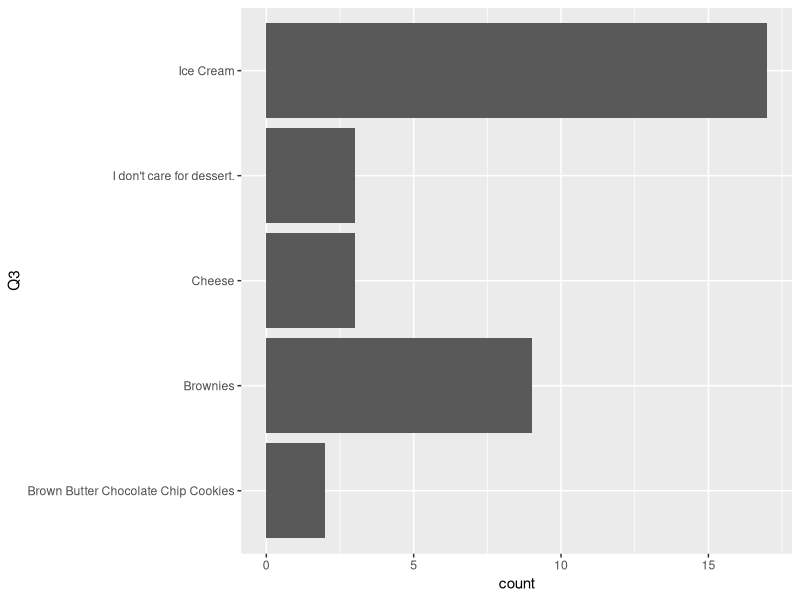
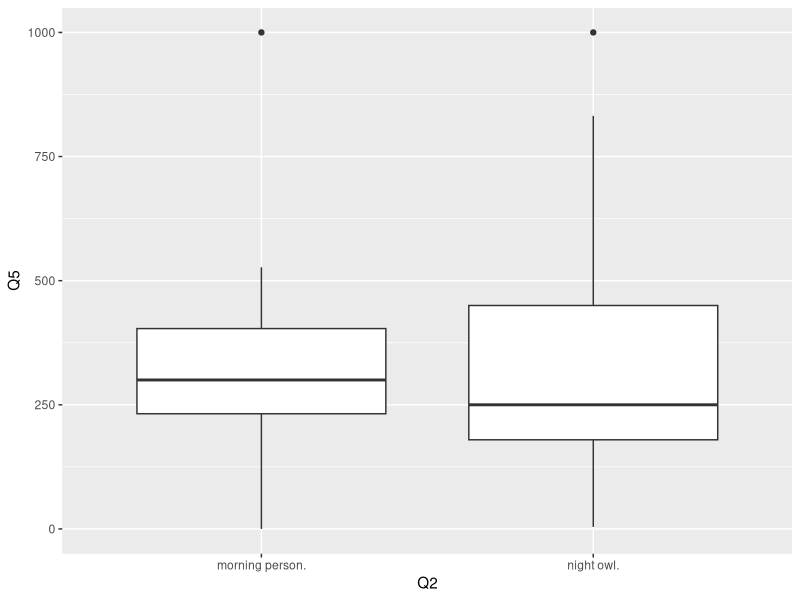
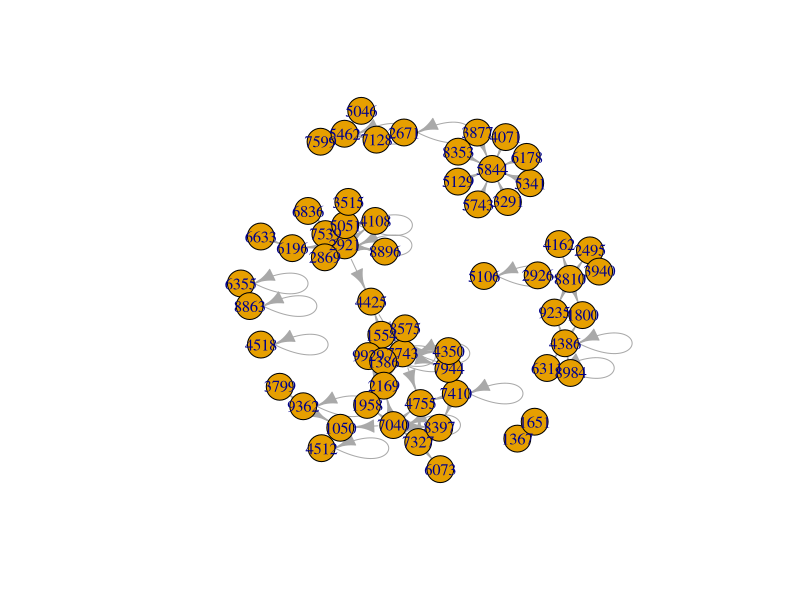
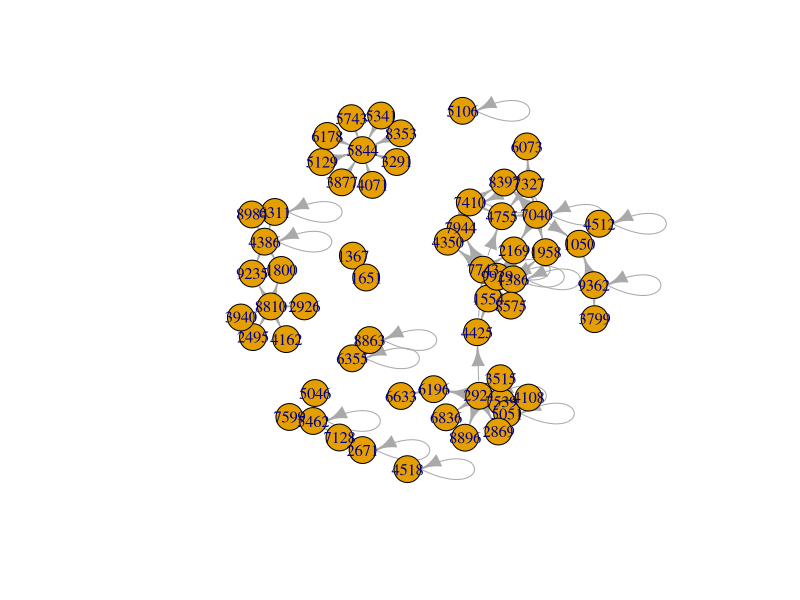
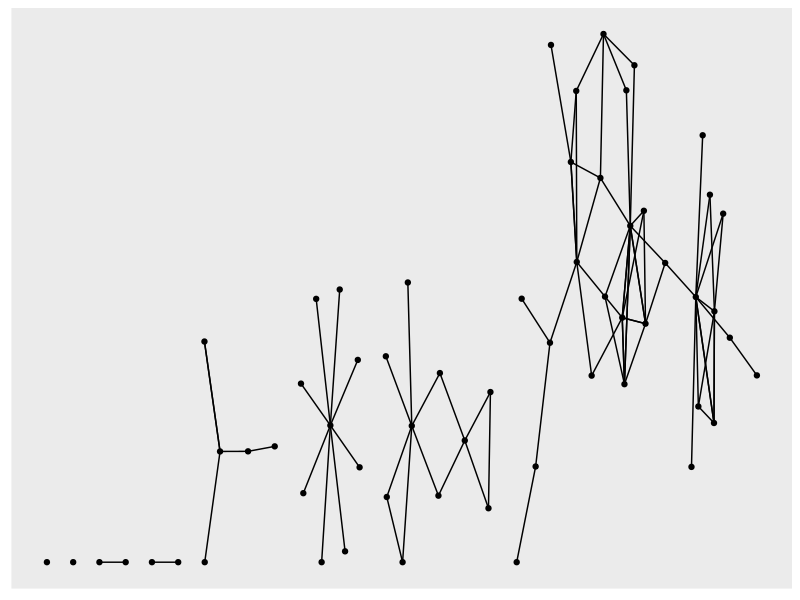
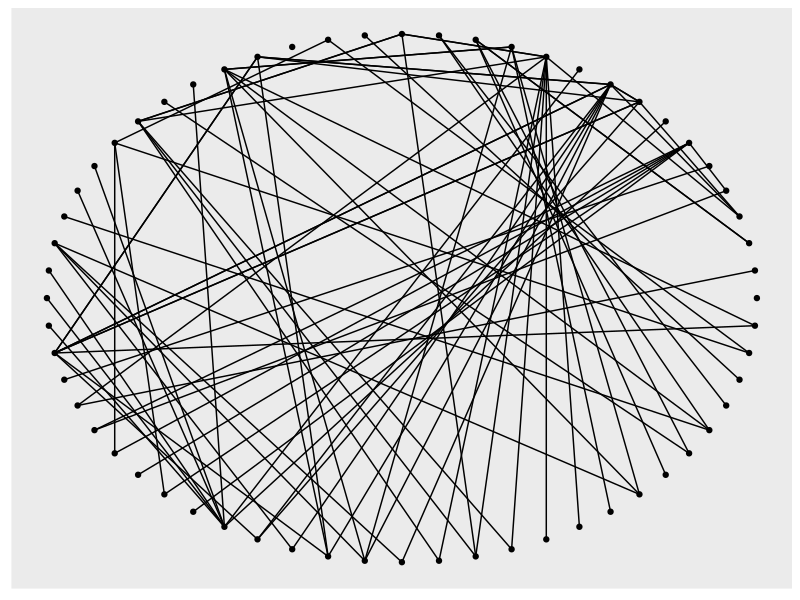
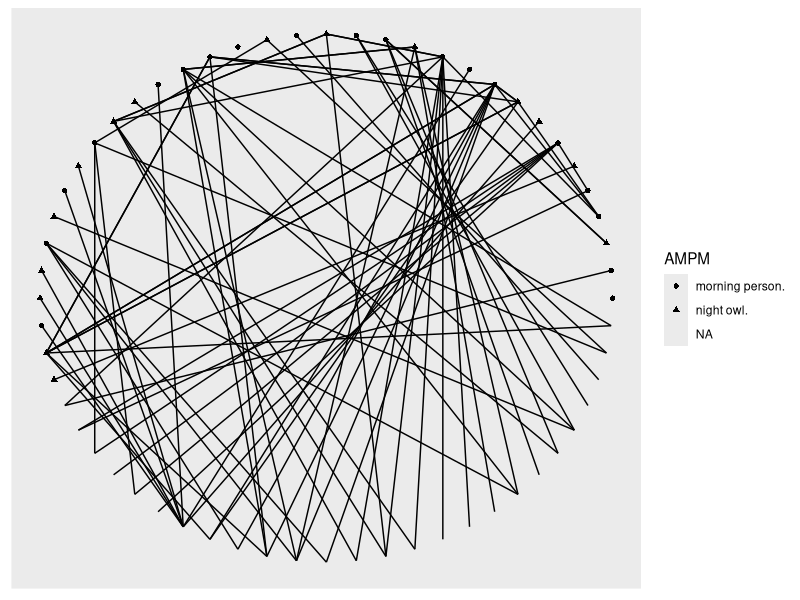
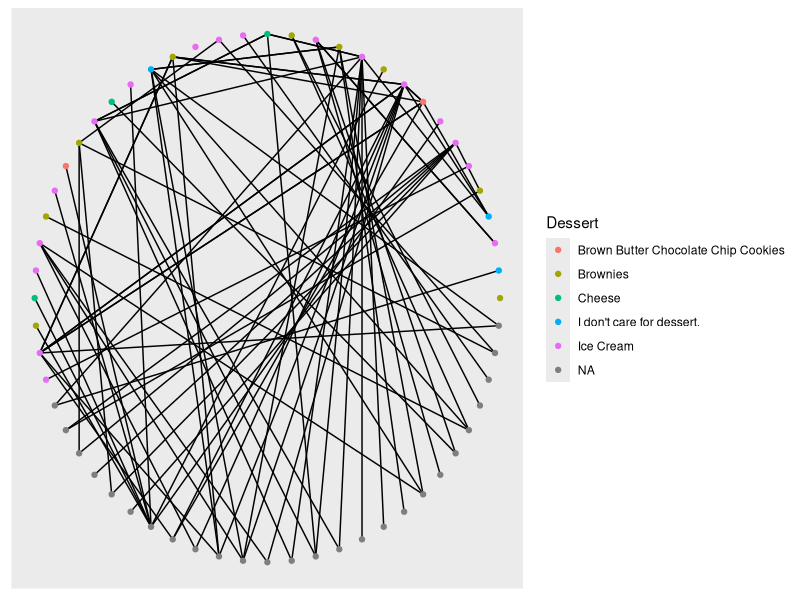

Recreate these plots in R, in order.
## ---- chunk 1
#install.packages(c("tidyverse", "igraph", "tidygraph", "here", "ggraph"))

library(tidyverse)
library(igraph)
library(tidygraph)
library(here)
library(ggraph)
## ---- chunk 2
wsd <- read_csv(here("data", "AnonSurveyData.csv"))
## ---- chunk 3
glimpse(wsd)
## ---- chunk 4
wsd <- wsd %>%
  select(ID, Q2:Q6)
## ---- chunk 5
glimpse(wsd)
## ---- chunk 6
wsd %>%
  select(Q2) %>%
  group_by(Q2) %>%
  tally()
## ---- chunk 7
wsd %>%
  select(Q3) %>%
  group_by(Q3) %>%
  tally()
## ---- chunk 8
wsd %>%
  select(Q3) %>%
  ggplot(aes(y = Q3)) +
  geom_bar()
## ---- chunk 9
wsd %>%
  select(ID, Q4) %>%
  head()
## ---- chunk 10
wsd %>%
  select(ID, Q4) %>%
  separate_rows(Q4, sep = ',') %>%
  head(10)
## ---- chunk 11
wsd %>%
  select(ID, Q4) %>%
  separate_rows(Q4, sep = ',') %>%
  mutate(Checked = 1) %>%
  pivot_wider(names_from = Q4,
              values_from = Checked,
              values_fill = 0)
## ---- chunk 12
wsd %>%
  select(Q2, Q5) %>%
  group_by(Q2) %>%
  summarize(Ave = mean(Q5),
            SD = sd(Q5))
## ---- chunk 13
wsd %>%
  select(Q2, Q5) %>%
  ggplot(aes(x = Q2, y = Q5)) +
  geom_boxplot()
## ---- chunk 14
EL <- read_csv(here('data', 'AnonEL.csv'))
## ---- chunk 15
EL %>%
  arrange(ID) %>%
  head(10)
## ---- chunk 16
attdf <- wsd %>%
  select(ID, Q2, Q3, Q5)
## ---- chunk 17
gr <- graph_from_data_frame(EL, directed = TRUE)

plot(gr)
## ---- chunk 18
gr <- as_tbl_graph(gr)

plot(gr)
## ---- chunk 19
#gr %>%
#  activate(nodes) %>%
#  mutate(AMPM = attdf$Q2)
## ---- chunk 20
grnodes <- gr %>%
  activate(nodes) %>%
  as_tibble() %>%
  transmute(ID = name) %>%
  mutate(ID = as.numeric(ID))
## ---- chunk 21
nodeatts <- left_join(grnodes, attdf, by = 'ID')
## ---- chunk 22
head(nodeatts)
## ---- chunk 23
tail(nodeatts)
## ---- chunk 24
gr <- gr %>%
  as_tbl_graph() %>%
  activate(nodes) %>%
  mutate(AMPM = nodeatts$Q2,
         Dessert = nodeatts$Q3,
         Pages = nodeatts$Q5)

summary(gr)
## ---- chunk 25
gr
## ---- chunk 26
gr %>%
  ggraph() +
  geom_edge_link() +
  geom_node_point()
## ---- chunk 27
gr %>%
  ggraph(layout = 'circle') +
  geom_edge_link() +
  geom_node_point()
## ---- chunk 28
gr %>%
  ggraph(layout = 'circle') +
  geom_edge_link() +
  geom_node_point(aes(shape = AMPM))
## ---- chunk 29
gr %>%
  ggraph(layout = 'circle') +
  geom_edge_link() +
  geom_node_point(aes(color = Dessert))
## ---- chunk 30
gr %>%
  ggraph(layout = 'circle') +
  geom_edge_link() +
  geom_node_point(aes(size = Pages))
## ---- chunk 31
gr %>%
  ggraph(layout = 'circle') +
  geom_edge_link() +
  geom_node_point(aes(shape = AMPM,
                      color = Dessert,
                      size = Pages))
